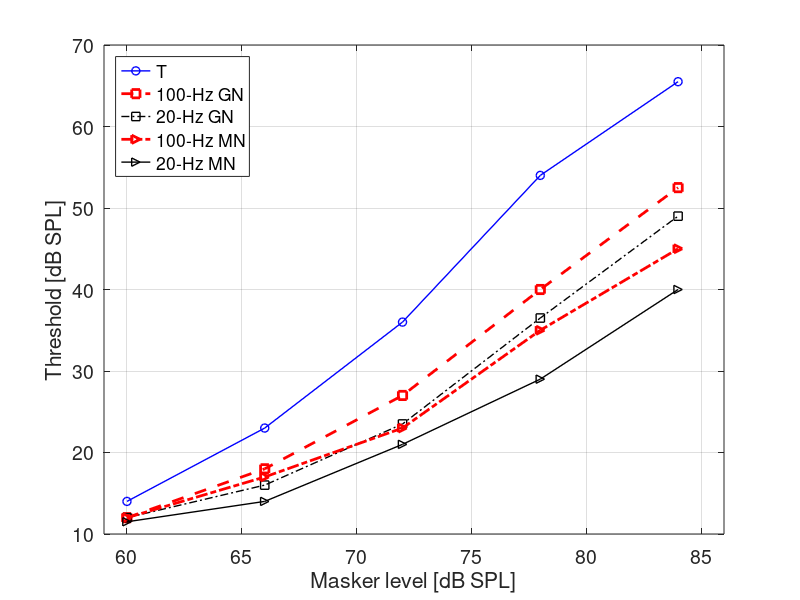
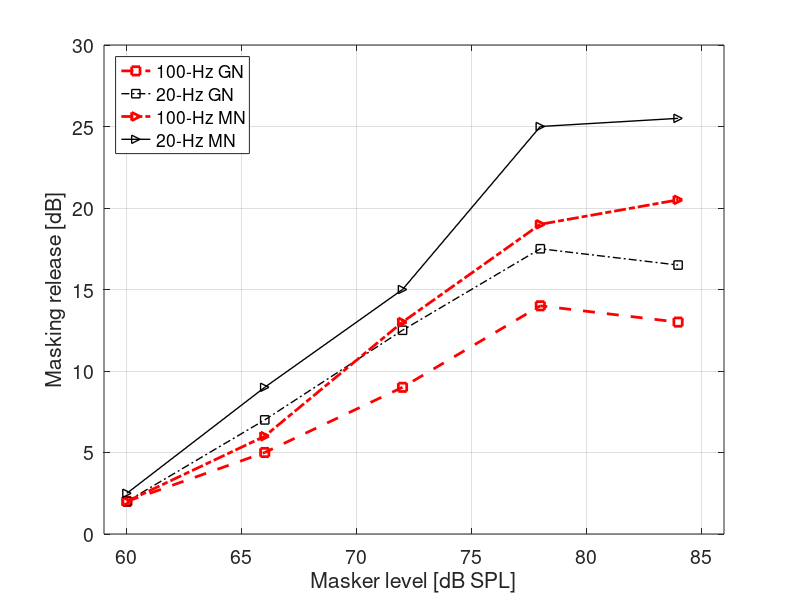

The MATLAB script that drew these images, in order:
function hFig = exp_heijden1995(fs,bParts)
% function hFig = exp_heijden1995(fs,bParts)
%
% 1. Description:
%
% 2. Stand-alone example:
%       % To generate Figures 1 (no error bars) and 2 of Heijden1995. The 
%       % figure handles are returned in hFig.
%       fs      = 44100; 
%       bParts  = [0 1]; 
%       hFig = exp_heijden1995(fs,bParts);
% 
% 3. Additional info:
%       Tested cross-platform: Yes
%
% Programmed by Alejandro Osses, HTI, TU/e, the Netherlands, 2014-2015
% Created on    : 20/08/2015
% Last update on: 01/09/2015 
% Last use on   : 01/09/2015 
%%%%%%%%%%%%%%%%%%%%%%%%%%%%%%%%%%%%%%%%%%%%%%%%%%%%%%%%%%%%%%%%%%%%%%%%%%%

if nargin < 1
    fs = 44100; % Hz
end

if nargin < 2
    bParts = [0 1];
end

bGenSignals         = bParts(1);
bGenOriginalPlots   = bParts(2);
hFig = [];

%%%%%%%%%%%%%%%%%%%%%%%%%%%%%%%%%%%%%%%%%%%%%%%%%%%%%%%%%%%%%%%%%%%%%%%%%%%
if bGenSignals
    % Noise generation:
    tbuffer = 10;
    tn = 500e-3;
    fc = 1300;
    SPL0 = 60; 
    BW1 = 20;
    BW2 = 100;

    S = Create_sin(fc,tbuffer,fs);
    S = setdbspl(S,SPL0);

    G1 = AM_random_noise_BW(fc,BW1,SPL0,tbuffer,fs);
    G2 = AM_random_noise_BW(fc,BW2,SPL0,tbuffer,fs);

    M1 = Multiplied_noise(fc,BW1,SPL0,tbuffer,fs);
    M2 = Multiplied_noise(fc,BW2,SPL0,tbuffer,fs);

    BP = AM_random_noise(500,800,SPL0-25,tbuffer,fs); % background noise to avoid undesired cues

    Sn = S + BP;
    G1n = G1 + BP;
    G2n = G2 + BP;
    M1n = M1 + BP;
    M2n = M2 + BP;

    % Tone generation:
    ft = 2000;
    tt = 400e-3;
    lenramp = 20;
    lensil = (tn - tt)/2;

    yt = Create_sin(ft,tt,fs);
    yt = setdbspl(yt,SPL0);
    yt = Do_cos_ramp(yt,fs,lenramp); 
    yt = [Gen_silence(lensil,fs); yt; Gen_silence(lensil,fs)];


    model = 'dau1996';
    % model = 'jepsen2008';
    rampupdown = 20; % ms

    opts.model = model;
    opts.testlevels      = [];
    opts.testlevelsnoise = [60 84];
    AboveThres           = [30 75]-SPL0; % taken well above thresholds in Heijden1995, Fig 1. Relative level

    testgain = opts.testlevelsnoise - SPL0;

    opts.ramp = rampupdown;
    opts.siltime = 0;

    opts.fmin = fc*0.5; % one octave below masker frequency
    opts.fmax = ft*2; % one octave above masker frequency

    opts.tmin = 0;
    opts.tmax = tn;

    Thres = nan(5,length(testgain));

    for i = 1:length(testgain)
        opts.gainN = testgain(i);
        opts.Criterion = 1.26;
        opts.AboveThres = AboveThres(i);
        opts.sigmaTimes = 10;

        outsS1 = r20150821_update_decision_proc_exp(Sn,yt,opts);
        Thres(1,i) = outsS1.JNDcurrent;

        outsG1 = r20150821_update_decision_proc_exp(G1n,yt,opts);
        Thres(2,i) = outsG1.JNDcurrent;

        outsG2 = r20150821_update_decision_proc_exp(G2n,yt,opts);
        Thres(3,i) = outsG2.JNDcurrent;

        outsM2 = r20150821_update_decision_proc_exp(M1n,yt,opts);
        Thres(4,i) = outsM2.JNDcurrent;

        outsM2 = r20150821_update_decision_proc_exp(M2n,yt,opts);
        Thres(5,i) = outsM2.JNDcurrent;

        disp('')
    end

    if nargout == 0

        filename{1} = [Get_TUe_paths('outputs') 'exp-heijden-1995-masker-S'];
        Wavwrite(Sn,fs,filename{1});

        filename{2} = [Get_TUe_paths('outputs') 'exp-heijden-1995-masker-G1'];
        Wavwrite(G1n,fs,filename{2});

        filename{3} = [Get_TUe_paths('outputs') 'exp-heijden-1995-masker-G2'];
        Wavwrite(G2n,fs,filename{3});

        filename{4} = [Get_TUe_paths('outputs') 'exp-heijden-1995-masker-M1'];
        Wavwrite(M1n,fs,filename{4});

        filename{5} = [Get_TUe_paths('outputs') 'exp-heijden-1995-masker-M2'];
        Wavwrite(M2n,fs,filename{5});

        filename{6} = [Get_TUe_paths('outputs') 'exp-heijden-1995-masker-S'];
        Wavwrite(yt,fs,filename{5});

    end
end
%%%%%%%%%%%%%%%%%%%%%%%%%%%%%%%%%%%%%%%%%%%%%%%%%%%%%%%%%%%%%%%%%%%%%%%%%%%

if bGenOriginalPlots
    
    FontSize = 14;
    
    testLevels = 60:6:84;
    Tr = [  14 23 36 54 65.5; ...     % Sine tone masker
            12 18 27 40 52.5; ...     % 100-Hz GN
            12 16 23.5 36.5 49; ... % 20-Hz GN
            12 17 23 35 45; ...     % 100-Hz MN
            11.5 14 21 29 40];      % 20-Hz MN
	
	labels = {'T','100-Hz GN','20-Hz GN','100-Hz MN','20-Hz MN'};
    
	figure;
    plot(testLevels,Tr(1,:),'bo-','LineWidth',1), hold on
    plot(testLevels,Tr(2,:),'rs--','LineWidth',2)
    plot(testLevels,Tr(3,:),'ks-.','LineWidth',1)
    plot(testLevels,Tr(4,:),'r>-.','LineWidth',2)
    plot(testLevels,Tr(5,:),'k>-','LineWidth',1)
    legend(labels,'Location','NorthWest')
    grid on
    xlabel('Masker level [dB SPL]','FontSize',FontSize)
    ylabel('Threshold [dB SPL]','FontSize',FontSize)
    xlim([59 86])
    hFig(end+1) = gcf;
    set(gca,'FontSize',FontSize);
    
    figure;
    plot(testLevels,Tr(1,:)-Tr(2,:),'rs--','LineWidth',2), hold on
    plot(testLevels,Tr(1,:)-Tr(3,:),'ks-.','LineWidth',1)
    plot(testLevels,Tr(1,:)-Tr(4,:),'r>-.','LineWidth',2)
    plot(testLevels,Tr(1,:)-Tr(5,:),'k>-','LineWidth',1)
    legend(labels{2:end},'Location','NorthWest')
    grid on
    xlabel('Masker level [dB SPL]','FontSize',FontSize)
    ylabel('Masking release [dB]','FontSize',FontSize)
    xlim([59 86])
    hFig(end+1) = gcf;
    set(gca,'FontSize',FontSize);
    
end

%%%%%%%%%%%%%%%%%%%%%%%%%%%%%%%%%%%%%%%%%%%%%%%%%%%%%%%%%%%%%%%%%%%%%%%%%%%
end
